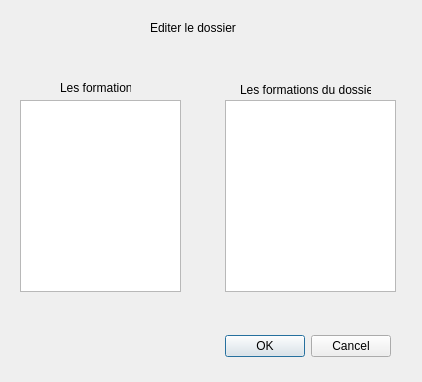
<?xml version="1.0" encoding="UTF-8"?>
<ui version="4.0">
 <class>editerDossier</class>
 <widget class="QDialog" name="editerDossier">
  <property name="geometry">
   <rect>
    <x>0</x>
    <y>0</y>
    <width>422</width>
    <height>382</height>
   </rect>
  </property>
  <property name="windowTitle">
   <string>Dialog</string>
  </property>
  <widget class="QDialogButtonBox" name="buttonBox">
   <property name="geometry">
    <rect>
     <x>50</x>
     <y>330</y>
     <width>341</width>
     <height>32</height>
    </rect>
   </property>
   <property name="orientation">
    <enum>Qt::Horizontal</enum>
   </property>
   <property name="standardButtons">
    <set>QDialogButtonBox::Cancel|QDialogButtonBox::Ok</set>
   </property>
  </widget>
  <widget class="QLabel" name="label">
   <property name="geometry">
    <rect>
     <x>150</x>
     <y>20</y>
     <width>91</width>
     <height>16</height>
    </rect>
   </property>
   <property name="text">
    <string>Editer le dossier</string>
   </property>
  </widget>
  <widget class="QLabel" name="label_2">
   <property name="geometry">
    <rect>
     <x>60</x>
     <y>80</y>
     <width>71</width>
     <height>16</height>
    </rect>
   </property>
   <property name="text">
    <string>Les formations</string>
   </property>
  </widget>
  <widget class="QTableWidget" name="FormationTable">
   <property name="geometry">
    <rect>
     <x>20</x>
     <y>100</y>
     <width>161</width>
     <height>192</height>
    </rect>
   </property>
  </widget>
  <widget class="QTableWidget" name="tableWidget">
   <property name="geometry">
    <rect>
     <x>225</x>
     <y>100</y>
     <width>171</width>
     <height>192</height>
    </rect>
   </property>
  </widget>
  <widget class="QLabel" name="label_3">
   <property name="geometry">
    <rect>
     <x>240</x>
     <y>80</y>
     <width>131</width>
     <height>20</height>
    </rect>
   </property>
   <property name="text">
    <string>Les formations du dossier</string>
   </property>
  </widget>
 </widget>
 <resources/>
 <connections>
  <connection>
   <sender>buttonBox</sender>
   <signal>accepted()</signal>
   <receiver>editerDossier</receiver>
   <slot>accept()</slot>
   <hints>
    <hint type="sourcelabel">
     <x>248</x>
     <y>254</y>
    </hint>
    <hint type="destinationlabel">
     <x>157</x>
     <y>274</y>
    </hint>
   </hints>
  </connection>
  <connection>
   <sender>buttonBox</sender>
   <signal>rejected()</signal>
   <receiver>editerDossier</receiver>
   <slot>reject()</slot>
   <hints>
    <hint type="sourcelabel">
     <x>316</x>
     <y>260</y>
    </hint>
    <hint type="destinationlabel">
     <x>286</x>
     <y>274</y>
    </hint>
   </hints>
  </connection>
 </connections>
</ui>
